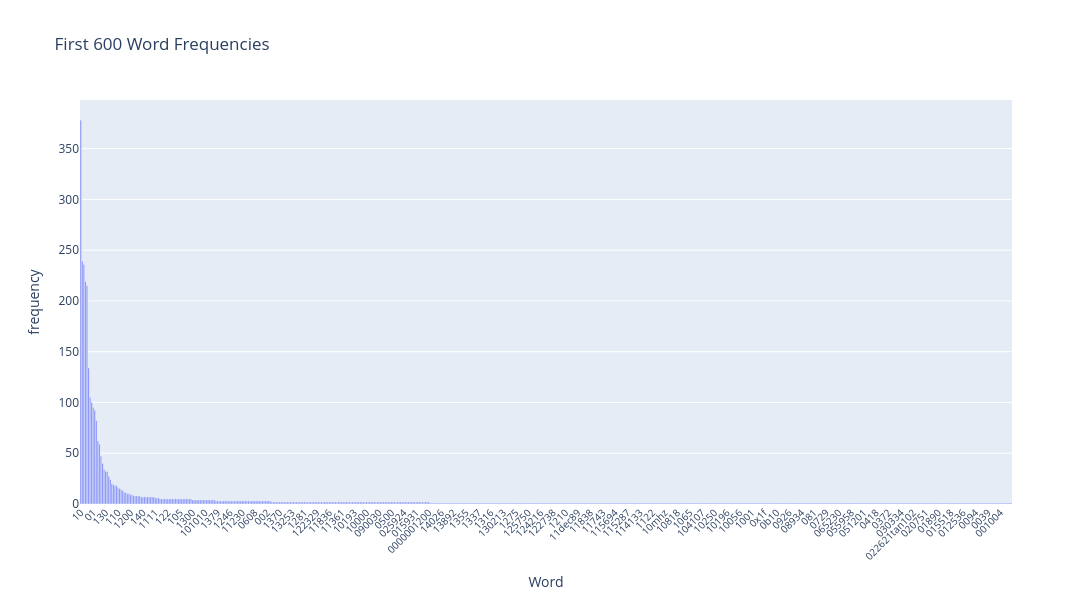

The code cell stored with this chart in its notebook:
### Markdown cell above
### >>> **Exercise 14 (take home):** 
Additionally, you can attempt to sort the terms on the `x-axis` by frequency instead of in alphabetical order. This way the visualization is more meaninfgul and you will be able to observe the so called [long tail](https://en.wikipedia.org/wiki/Long_tail) (get familiar with this term since it will appear a lot in data mining and other statistics courses). see picture below

![alt txt](https://upload.wikimedia.org/wikipedia/commons/thumb/8/8a/Long_tail.svg/1000px-Long_tail.svg.png)

### Code cell
# Answer here
import plotly.express as px 
frequency_term = [(term_frequencies[i], count_vect.get_feature_names_out()[i]) for i in range(600)]
frequency_term.sort(key=lambda x : [x[0], x[1]], reverse=True)
freq_df = pd.DataFrame(frequency_term, columns=['frequency', 'word'])
freq_df = freq_df[['word', 'frequency']]  # reorder columns


# Plot bar chart
fig = px.bar(
    freq_df,
    x='word',            # column for x-axis
    y='frequency',       # column for y-axis
    title='First 600 Word Frequencies',  # chart title
    labels={
        'word': 'Word',         # x-axis label
        'frequency': 'Frequency'    # y-axis label
    }
)

# Optional: rotate x-axis labels for readability
fig.update_layout(xaxis_tickangle=-45, xaxis_tickfont_size=10, yaxis_tickfont_size=12, width=1200, height=600)

fig.show()

### Figure 1 — Plotly figure (JSON) as saved in the notebook; plotly's stock layout.template omitted (floating-point values rounded to 4 significant figures; data arrays with more than 128 entries replaced by an {"elided": "..."} marker saying what was removed)
{"data": [{"hovertemplate": "Word=%{x}<br>frequency=%{y}<extra></extra>", "legendgroup": "", "marker": {"color": "#636efa", "pattern": {"shape": ""}}, "name": "", "orientation": "v", "showlegend": false, "textposition": "auto", "type": "bar", "x": {"elided": "600 str values"}, "xaxis": "x", "y": {"elided": "600 int values"}, "yaxis": "y"}], "layout": {"barmode": "relative", "height": 600, "legend": {"tracegroupgap": 0}, "title": {"text": "First 600 Word Frequencies"}, "width": 1200, "xaxis": {"anchor": "y", "domain": [0, 1], "tickangle": -45, "tickfont": {"size": 10}, "title": {"text": "Word"}}, "yaxis": {"anchor": "x", "domain": [0, 1], "tickfont": {"size": 12}, "title": {"text": "frequency"}}}}
